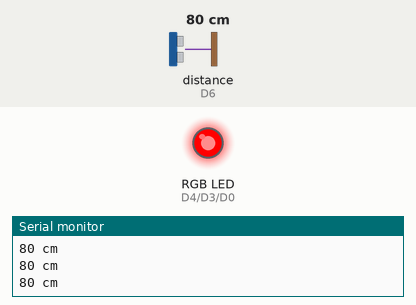
Bench run of a sketch on a simulated ESP8266 (NodeMCU). Parts: an RGB LED mixed from three pins (HIGH = lit), the last lines printed to the serial monitor. Wiring (inferred from the names in the program): ultrasonic range finder: trigger D5; echo D6. The inputs (shaded band) are chosen by the test bench; at power-on: distance to the obstacle (sensor on D6) 80 cm. The echo pulse lasts 58.3 µs per cm; no MQTT or app messages arrive unless stated; pins used as bus, display or sensor lines are not drawn.

Above: at 1.2 s.
1.3 s: distance to the obstacle (sensor on D6) set to 195 cm
2.8 s: distance to the obstacle (sensor on D6) set to 204 cm
At 3.9 s:
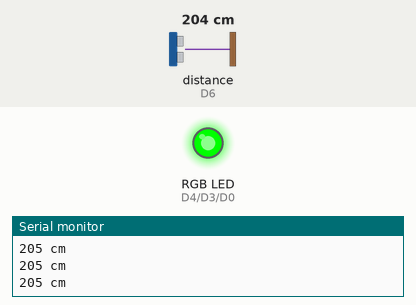
4.3 s: distance to the obstacle (sensor on D6) set to 2 cm
At 4.6 s:
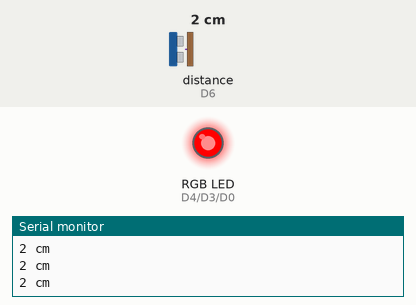
5.8 s: distance to the obstacle (sensor on D6) set to 250 cm
At 7.0 s:
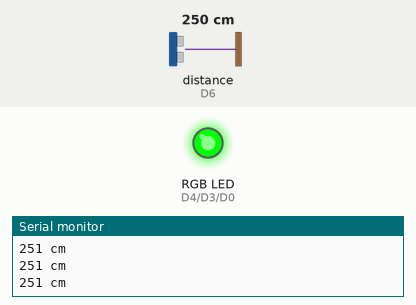
Timing chart, 0 to 8.3 s (numbered marks = the images above; inputs shaded):
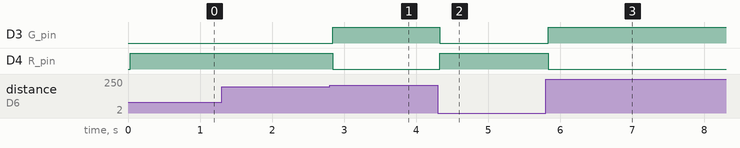

Measured:
- the behaviour switches between 199 and 200 cm on distance to the obstacle (sensor on D6) (found by bisection; images 0 and 1)
- after the input at 2.8 s, D3 (G_pin): LOW → HIGH at once; D4 (R_pin): HIGH → LOW at once
- after the input at 4.3 s, D3 (G_pin): HIGH → LOW at once; D4 (R_pin): LOW → HIGH at once
- after the input at 5.8 s, D3 (G_pin): LOW → HIGH at once; D4 (R_pin): HIGH → LOW at once

The sketch:

NodeMCU_HCSR04.ino
```cpp
#include <ESP8266WiFi.h>
#include<PubSubClient.h>

#define TRIGGER_PIN  D5
#define ECHO_PIN     D6
#define B_pin D0
#define G_pin D3
#define R_pin D4

int st_B = 0;
int st_G = 0;
int st_R = 0;
long distance = 0;

const char* ssid = "";
const char* password = "";

const char* mqtt_server = "broker.hivemq.com";
const int mqtt_port = 1883;

const char* pubTopic = "easyparkingPSU";
//const char* subTopic = "easyparkingPSU";

WiFiClient espClient;
PubSubClient client(espClient);

void setup() {
  Serial.begin (9600);
  pinMode(TRIGGER_PIN, OUTPUT);
  pinMode(ECHO_PIN, INPUT);
  pinMode(BUILTIN_LED, OUTPUT);
  pinMode(B_pin, OUTPUT);
  pinMode(G_pin, OUTPUT);
  pinMode(R_pin, OUTPUT);

  client.setServer(mqtt_server, mqtt_port);

}

void loop() {
  int d = (int)sr04();

  publish_distance(d);

  distance = sr04();
  if (distance >= 0 && distance <= 200) {
    displayRGB(1, 0, 0);
  } else {
    displayRGB(0, 1, 0);
  }

  if (!client.connected())
  {
    reconnect();
  }
  client.loop();
}

//LED RGB Function
void displayRGB(int R, int G, int B)
{
  digitalWrite(B_pin, B);
  digitalWrite(G_pin, G);
  digitalWrite(R_pin, R);
}

//Read distance from sensor HC-SR04
long sr04()
{
  long duration, distance;
  digitalWrite(TRIGGER_PIN, LOW);
  delayMicroseconds(2);
  digitalWrite(TRIGGER_PIN, HIGH);
  delayMicroseconds(10);
  digitalWrite(TRIGGER_PIN, LOW);

  duration = pulseIn(ECHO_PIN, HIGH);
  distance = (duration / 2) / 29;

  Serial.print(distance);
  Serial.println(" cm");
  delay(10);
  return distance;
}

void setup_wifi()
{
  delay(10);
  // We start by connecting to a WiFi network
  Serial.println();
  Serial.print("Connecting to ");
  Serial.println(ssid);
  WiFi.begin(ssid, password);
  while (WiFi.status() != WL_CONNECTED)
  {
    delay(500);
    Serial.print(".");
  }
  Serial.println("");
  Serial.println("WiFi connected");
  Serial.println("IP address: ");
  Serial.println(WiFi.localIP());
}

void reconnect()
{
  // Loop until we're reconnected
  while (!client.connected())
  {
    Serial.print("Attempting MQTT connection...");
    // Attempt to connect
    if (client.connect("Chakhrit5730213017"))
    {
      Serial.println("connected");
      // Once connected, publish an announcement...
      //client.publish(pubTopic, "hello world");
      // ... and resubscribe
      //client.subscribe(subTopic);
    }
    else
    {
      Serial.print("failed, rc=");
      Serial.print(client.state());
      Serial.println(" try again in 5 seconds");
      // Wait 5 seconds before retrying
      delay(5000);
    }
  }
}

void publish_distance(int d) {
  char buf[256];

  snprintf(buf, 256, "distance:%d", d);
  client.publish(pubTopic, buf);
}
```
